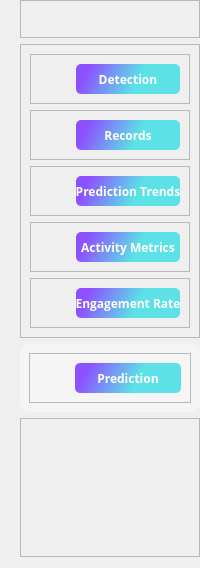
     <widget class="QCustomSlideMenu" name="left_menu_widget" native="true">
      <layout class="QVBoxLayout" name="verticalLayout">
       <property name="leftMargin">
        <number>20</number>
       </property>
       <property name="topMargin">
        <number>0</number>
       </property>
       <property name="rightMargin">
        <number>0</number>
       </property>
       <item>
        <widget class="QFrame" name="frame_3">
         <property name="minimumSize">
          <size>
           <width>0</width>
           <height>0</height>
          </size>
         </property>
         <property name="maximumSize">
          <size>
           <width>16777215</width>
           <height>120</height>
          </size>
         </property>
         <property name="styleSheet">
          <string notr="true">#frame_3{
height: 100px;
}</string>
         </property>
         <property name="frameShape">
          <enum>QFrame::StyledPanel</enum>
         </property>
         <property name="frameShadow">
          <enum>QFrame::Raised</enum>
         </property>
         <layout class="QHBoxLayout" name="horizontalLayout_2">
          <property name="topMargin">
           <number>11</number>
          </property>
          <property name="bottomMargin">
           <number>11</number>
          </property>
          <item>
           <widget class="QLabel" name="label">
            <property name="minimumSize">
             <size>
              <width>15</width>
              <height>10</height>
             </size>
            </property>
            <property name="maximumSize">
             <size>
              <width>200</width>
              <height>35</height>
             </size>
            </property>
            <property name="text">
             <string/>
            </property>
            <property name="pixmap">
             <pixmap resource="resources.qrc">:/logo/assets/logo.png</pixmap>
            </property>
            <property name="scaledContents">
             <bool>true</bool>
            </property>
           </widget>
          </item>
         </layout>
        </widget>
       </item>
       <item>
        <widget class="QFrame" name="menu_widget">
         <property name="minimumSize">
          <size>
           <width>0</width>
           <height>113</height>
          </size>
         </property>
         <property name="maximumSize">
          <size>
           <width>16777215</width>
           <height>1000</height>
          </size>
         </property>
         <property name="styleSheet">
          <string notr="true">#left_menu_widget{
background: rgba(255, 255, 255, 0.3);
border-radius: 10px;
}</string>
         </property>
         <property name="frameShape">
          <enum>QFrame::StyledPanel</enum>
         </property>
         <property name="frameShadow">
          <enum>QFrame::Raised</enum>
         </property>
         <layout class="QVBoxLayout" name="verticalLayout_2">
          <item>
           <widget class="QFrame" name="frame_31">
            <property name="styleSheet">
             <string notr="true"/>
            </property>
            <property name="frameShape">
             <enum>QFrame::StyledPanel</enum>
            </property>
            <property name="frameShadow">
             <enum>QFrame::Raised</enum>
            </property>
            <layout class="QHBoxLayout" name="horizontalLayout_9">
             <item>
              <widget class="QLabel" name="label_12">
               <property name="maximumSize">
                <size>
                 <width>30</width>
                 <height>30</height>
                </size>
               </property>
               <property name="text">
                <string/>
               </property>
               <property name="pixmap">
                <pixmap resource="resources.qrc">:/icons/assets/icons/frame.png</pixmap>
               </property>
               <property name="scaledContents">
                <bool>true</bool>
               </property>
              </widget>
             </item>
             <item>
              <widget class="QPushButton" name="detection_btn">
               <property name="font">
                <font>
                 <family>Open Sans</family>
                 <weight>75</weight>
                 <bold>true</bold>
                </font>
               </property>
               <property name="styleSheet">
                <string notr="true">#detection_btn{
background: qlineargradient(spread:pad, x1:0.0568182, y1:0.126, x2:0.75, y2:0.227, stop:0.1038636 rgba(140,82,255,1), stop:0.840909 rgba(92,225,230,1));
color: white;
border-radius: 5px;
height: 30px;
width: 50px;
}

#detection_btn:hover{
background: qlineargradient(spread:pad, x1:0.0568182, y1:0.126, x2:0.75, y2:0.227, stop:0.1038636 rgba(0,74,173,1), stop:0.840909 rgba(203,108,230,1));
}</string>
               </property>
               <property name="text">
                <string>Detection</string>
               </property>
              </widget>
             </item>
            </layout>
           </widget>
          </item>
          <item>
           <widget class="QFrame" name="frame_30">
            <property name="frameShape">
             <enum>QFrame::StyledPanel</enum>
            </property>
            <property name="frameShadow">
             <enum>QFrame::Raised</enum>
            </property>
            <layout class="QHBoxLayout" name="horizontalLayout_10">
             <item>
              <widget class="QLabel" name="label_13">
               <property name="maximumSize">
                <size>
                 <width>30</width>
                 <height>30</height>
                </size>
               </property>
               <property name="text">
                <string/>
               </property>
               <property name="pixmap">
                <pixmap>assets/icons/table.png</pixmap>
               </property>
               <property name="scaledContents">
                <bool>true</bool>
               </property>
              </widget>
             </item>
             <item>
              <widget class="QPushButton" name="record_btn">
               <property name="font">
                <font>
                 <family>Open Sans</family>
                 <weight>75</weight>
                 <bold>true</bold>
                </font>
               </property>
               <property name="styleSheet">
                <string notr="true">#record_btn{
background: qlineargradient(spread:pad, x1:0.0568182, y1:0.126, x2:0.75, y2:0.227, stop:0.1038636 rgba(140,82,255,1), stop:0.840909 rgba(92,225,230,1));
color: white;
border-radius: 5px;
height: 30px;
width: 50px;
}

#record_btn:hover{
background: qlineargradient(spread:pad, x1:0.0568182, y1:0.126, x2:0.75, y2:0.227, stop:0.1038636 rgba(0,74,173,1), stop:0.840909 rgba(203,108,230,1));
}</string>
               </property>
               <property name="text">
                <string>Records</string>
               </property>
              </widget>
             </item>
            </layout>
           </widget>
          </item>
          <item>
           <widget class="QFrame" name="frame_29">
            <property name="frameShape">
             <enum>QFrame::StyledPanel</enum>
            </property>
            <property name="frameShadow">
             <enum>QFrame::Raised</enum>
            </property>
            <layout class="QHBoxLayout" name="horizontalLayout_11">
             <item>
              <widget class="QLabel" name="label_14">
               <property name="maximumSize">
                <size>
                 <width>30</width>
                 <height>30</height>
                </size>
               </property>
               <property name="text">
                <string/>
               </property>
               <property name="pixmap">
                <pixmap resource="resources.qrc">:/icons/assets/icons/bar-chart.png</pixmap>
               </property>
               <property name="scaledContents">
                <bool>true</bool>
               </property>
              </widget>
             </item>
             <item>
              <widget class="QPushButton" name="bar_graph_btn">
               <property name="font">
                <font>
                 <family>Open Sans</family>
                 <weight>75</weight>
                 <bold>true</bold>
                </font>
               </property>
               <property name="styleSheet">
                <string notr="true">#bar_graph_btn{
background: qlineargradient(spread:pad, x1:0.0568182, y1:0.126, x2:0.75, y2:0.227, stop:0.1038636 rgba(140,82,255,1), stop:0.840909 rgba(92,225,230,1));
color: white;
border-radius: 5px;
height: 30px;
width: 50px;
}

#bar_graph_btn:hover{
background: qlineargradient(spread:pad, x1:0.0568182, y1:0.126, x2:0.75, y2:0.227, stop:0.1038636 rgba(0,74,173,1), stop:0.840909 rgba(203,108,230,1));
}</string>
               </property>
               <property name="text">
                <string>Prediction Trends</string>
               </property>
              </widget>
             </item>
            </layout>
           </widget>
          </item>
          <item>
           <widget class="QFrame" name="frame_28">
            <property name="frameShape">
             <enum>QFrame::StyledPanel</enum>
            </property>
            <property name="frameShadow">
             <enum>QFrame::Raised</enum>
            </property>
            <layout class="QHBoxLayout" name="horizontalLayout_8">
             <item>
              <widget class="QLabel" name="label_11">
               <property name="maximumSize">
                <size>
                 <width>30</width>
                 <height>30</height>
                </size>
               </property>
               <property name="text">
                <string/>
               </property>
               <property name="pixmap">
                <pixmap>assets/icons/diagram.png</pixmap>
               </property>
               <property name="scaledContents">
                <bool>true</bool>
               </property>
              </widget>
             </item>
             <item>
              <widget class="QPushButton" name="nested_donuts_btn">
               <property name="font">
                <font>
                 <family>Open Sans</family>
                 <weight>75</weight>
                 <bold>true</bold>
                </font>
               </property>
               <property name="styleSheet">
                <string notr="true">#nested_donuts_btn{
background: qlineargradient(spread:pad, x1:0.0568182, y1:0.126, x2:0.75, y2:0.227, stop:0.1038636 rgba(140,82,255,1), stop:0.840909 rgba(92,225,230,1));
color: white;
border-radius: 5px;
height: 30px;
width: 50px;
}

#nested_donuts_btn:hover{
background: qlineargradient(spread:pad, x1:0.0568182, y1:0.126, x2:0.75, y2:0.227, stop:0.1038636 rgba(0,74,173,1), stop:0.840909 rgba(203,108,230,1));
}</string>
               </property>
               <property name="text">
                <string>Activity Metrics</string>
               </property>
              </widget>
             </item>
            </layout>
           </widget>
          </item>
          <item>
           <widget class="QFrame" name="frame_27">
            <property name="frameShape">
             <enum>QFrame::StyledPanel</enum>
            </property>
            <property name="frameShadow">
             <enum>QFrame::Raised</enum>
            </property>
            <layout class="QHBoxLayout" name="horizontalLayout_7">
             <item>
              <widget class="QLabel" name="label_10">
               <property name="maximumSize">
                <size>
                 <width>30</width>
                 <height>30</height>
                </size>
               </property>
               <property name="text">
                <string/>
               </property>
               <property name="pixmap">
                <pixmap resource="resources.qrc">:/icons/assets/icons/line-chart.png</pixmap>
               </property>
               <property name="scaledContents">
                <bool>true</bool>
               </property>
              </widget>
             </item>
             <item>
              <widget class="QPushButton" name="line_chart_btn">
               <property name="font">
                <font>
                 <family>Open Sans</family>
                 <weight>75</weight>
                 <bold>true</bold>
                </font>
               </property>
               <property name="styleSheet">
                <string notr="true">#line_chart_btn{
background: qlineargradient(spread:pad, x1:0.0568182, y1:0.126, x2:0.75, y2:0.227, stop:0.1038636 rgba(140,82,255,1), stop:0.840909 rgba(92,225,230,1));
color: white;
border-radius: 5px;
height: 30px;
width: 50px;
}

#line_chart_btn:hover{
background: qlineargradient(spread:pad, x1:0.0568182, y1:0.126, x2:0.75, y2:0.227, stop:0.1038636 rgba(0,74,173,1), stop:0.840909 rgba(203,108,230,1));
}</string>
               </property>
               <property name="text">
                <string>Engagement Rate</string>
               </property>
              </widget>
             </item>
            </layout>
           </widget>
          </item>
         </layout>
        </widget>
       </item>
       <item>
        <widget class="QFrame" name="frame_5">
         <property name="styleSheet">
          <string notr="true">#frame_5{
background: rgba(255, 255, 255, 0.4);
border-radius: 10px;
}</string>
         </property>
         <property name="frameShape">
          <enum>QFrame::StyledPanel</enum>
         </property>
         <property name="frameShadow">
          <enum>QFrame::Raised</enum>
         </property>
         <layout class="QHBoxLayout" name="horizontalLayout_12">
          <item>
           <widget class="QFrame" name="frame_32">
            <property name="frameShape">
             <enum>QFrame::StyledPanel</enum>
            </property>
            <property name="frameShadow">
             <enum>QFrame::Raised</enum>
            </property>
            <layout class="QHBoxLayout" name="horizontalLayout_13">
             <item>
              <widget class="QLabel" name="label_15">
               <property name="maximumSize">
                <size>
                 <width>30</width>
                 <height>30</height>
                </size>
               </property>
               <property name="text">
                <string/>
               </property>
               <property name="pixmap">
                <pixmap resource="resources.qrc">:/icons/assets/icons/apple.png</pixmap>
               </property>
               <property name="scaledContents">
                <bool>true</bool>
               </property>
              </widget>
             </item>
             <item>
              <widget class="QPushButton" name="prediction_btn">
               <property name="font">
                <font>
                 <family>Open Sans</family>
                 <weight>75</weight>
                 <bold>true</bold>
                </font>
               </property>
               <property name="styleSheet">
                <string notr="true">#prediction_btn{
background: qlineargradient(spread:pad, x1:0.0568182, y1:0.126, x2:0.75, y2:0.227, stop:0.1038636 rgba(140,82,255,1), stop:0.840909 rgba(92,225,230,1));
color: white;
border-radius: 5px;
height: 30px;
width: 50px;
}

#prediction_btn:hover{
background: qlineargradient(spread:pad, x1:0.0568182, y1:0.126, x2:0.75, y2:0.227, stop:0.1038636 rgba(0,74,173,1), stop:0.840909 rgba(203,108,230,1));
}</string>
               </property>
               <property name="text">
                <string>Prediction</string>
               </property>
              </widget>
             </item>
            </layout>
           </widget>
          </item>
         </layout>
        </widget>
       </item>
       <item>
        <widget class="QFrame" name="frame_6">
         <property name="frameShape">
          <enum>QFrame::StyledPanel</enum>
         </property>
         <property name="frameShadow">
          <enum>QFrame::Raised</enum>
         </property>
         <layout class="QVBoxLayout" name="verticalLayout_88">
          <item>
           <widget class="QLabel" name="success_label">
            <property name="font">
             <font>
              <family>Open Sans</family>
              <pointsize>-1</pointsize>
              <weight>75</weight>
              <bold>true</bold>
             </font>
            </property>
            <property name="styleSheet">
             <string notr="true">#success_label{
color: #535BBF;
font-size: 14px;
margin-bottom: 100px;
} </string>
            </property>
            <property name="text">
             <string/>
            </property>
           </widget>
          </item>
         </layout>
        </widget>
       </item>
      </layout>
     </widget>
